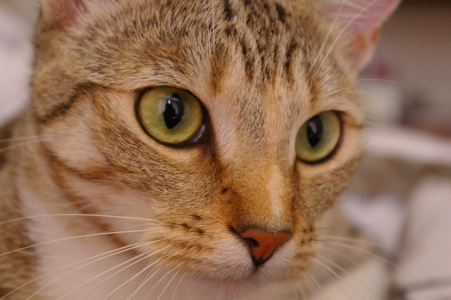
#> input picture skimage.data.chelsea(), 451 x 300 px
$ python lab8.py
#> lines starting #> are read from the running program, lines starting #| are printed output that depends on the picture
import matplotlib.pyplot as plt
import numpy as np
import skimage.data
from pywt import wavedec
from skimage.transform import resize


def zad1():
    fig, ax = plt.subplots(3, 2, figsize=(12, 7))
    img = skimage.data.chelsea().astype(np.uint8)
#> img is the input picture: shape (300, 451, 3); mean R, G, B 147.7, 111.4, 86.8
    img = np.mean(img, axis=2)
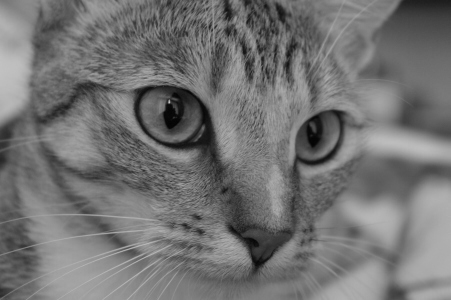
#> img: shape (300, 451) float64; min 3, max 194.3, mean 115.3
    img = img[1:, :]
#> img: shape (299, 451) float64
    img_ft = np.fft.fftshift(np.fft.fft2(img))
    mag = np.log(np.abs(img_ft) + 1)
    ax[0, 0].imshow(img, cmap='binary_r')
    ax[0, 1].imshow(mag, cmap='magma')

    kernel = np.array([[-1, 0, 1], [-2, 0, 2], [-1, 0, 1]])
    kernel_pad = np.pad(kernel,
                        ((int((img.shape[0] - kernel.shape[0]) / 2),
                          int((img.shape[0] - kernel.shape[0]) / 2)),
                         (int((img.shape[1] - kernel.shape[1]) / 2),
                          int((img.shape[1] - kernel.shape[1]) / 2))),
                        mode='constant')
    kernel_ft = np.fft.fftshift(np.fft.fft2(kernel_pad))
    kernel_mag = np.log(np.abs(kernel_ft) + 1)
    ax[1, 0].imshow(kernel_pad, cmap='binary_r')
    ax[1, 1].imshow(kernel_mag, cmap='magma')

    img_fil_ft = img_ft * kernel_ft
    filtered_mag = np.log(np.abs(img_fil_ft) + 1)
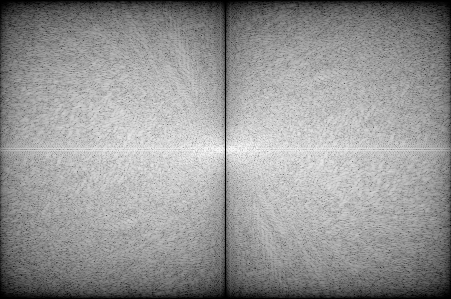
#> filtered_mag: shape (299, 451) float64; min 0, max 12.7, mean 7.47; drawn with min black and max white
    img_fil = np.fft.ifftshift(np.fft.ifft2(np.fft.ifftshift(img_fil_ft))).real

    ax[2, 0].imshow(filtered_mag, cmap='magma')
    ax[2, 1].imshow(img_fil, cmap='binary_r')

    plt.tight_layout()
    plt.show()


def zad2():
    img = plt.imread('filtered.png')
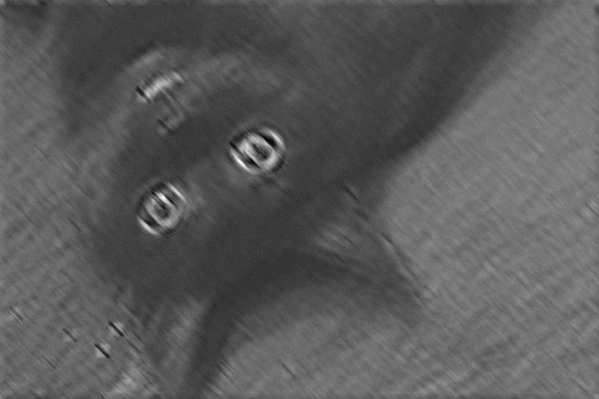
#> input picture lab8/filtered.png, 599 x 399 px
#> img is the input picture: shape (399, 599, 4) float32; mean R, G, B, A 0.354, 0.354, 0.354, 1
    img = img[:, :, 0]
#> img: shape (399, 599) float32
    filter = np.eye(13, 13)
    filter *= 10
    filter -= 1
    filter /= -39
    filter_pad = np.pad(filter,
                        ((int((img.shape[0] - filter.shape[0]) / 2),
                          int((img.shape[0] - filter.shape[0]) / 2)),
                         (int((img.shape[1] - filter.shape[1]) / 2),
                          int((img.shape[1] - filter.shape[1]) / 2))),
                        mode='constant')

    img_ft = np.fft.fftshift(np.fft.fft2(img))
    mag = np.log(np.abs(img_ft) + 1)
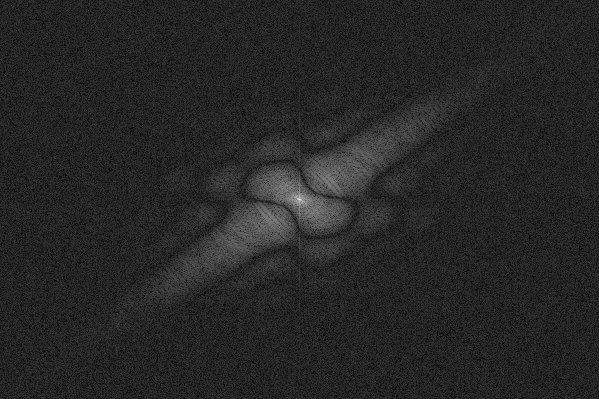
#> mag: shape (399, 599) float64; min 0.0229, max 11.35, mean 1.77; drawn with min black and max white

    filter_ft = np.fft.fftshift(np.fft.fft2(filter_pad))
    filter_mag = np.log(np.abs(filter_ft) + 1)

    normal_img_ft = img_ft / filter_ft
    normal_mag = np.log(np.abs(normal_img_ft) + 1)

    normal_img = np.fft.ifftshift(np.fft.ifft2(np.fft.ifftshift(normal_img_ft))).real
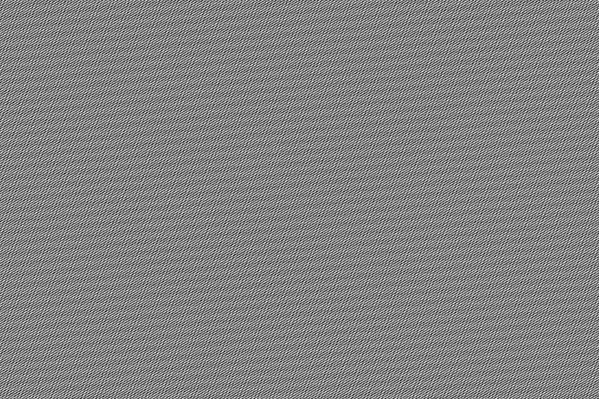
#> normal_img: shape (399, 599) float64; min -28.25, max 27.21, mean 0.4; drawn with min black and max white

    fig, ax = plt.subplots(3, 2, figsize=(12, 7))
    ax[0, 0].imshow(img, cmap='binary_r')
    ax[0, 1].imshow(mag, cmap='magma')
    ax[1, 0].imshow(filter_pad, cmap='binary_r')
    ax[1, 1].imshow(filter_mag, cmap='magma')
    ax[2, 0].imshow(normal_mag, cmap='magma')
    ax[2, 1].imshow(normal_img, cmap='binary_r')

    plt.tight_layout()
    plt.show()


def zad3():
    img = plt.imread('filtered.png')
    img = img[:, :, 0]
    filter = np.eye(13, 13)
    filter *= 10
    filter -= 1
    filter /= -39
    filter_pad = np.pad(filter,
                        ((int((img.shape[0] - filter.shape[0]) / 2),
                          int((img.shape[0] - filter.shape[0]) / 2)),
                         (int((img.shape[1] - filter.shape[1]) / 2),
                          int((img.shape[1] - filter.shape[1]) / 2))),
                        mode='constant')

    img_ft = np.fft.fftshift(np.fft.fft2(img))
    mag = np.log(np.abs(img_ft) + 1)

    filter_ft = np.fft.fftshift(np.fft.fft2(filter_pad))
    filter_mag = np.log(np.abs(filter_ft) + 1)

    normal_img_ft = img_ft / filter_ft
    normal_img_ft *= (1 / (1 + (0.02 / np.pow(filter_ft, 2))))
    normal_mag = np.log(np.abs(normal_img_ft) + 1)
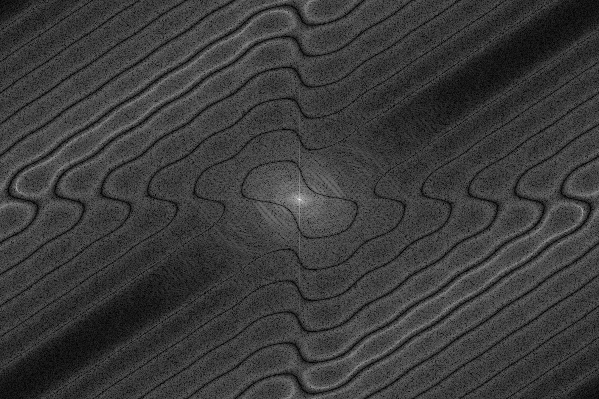
#> normal_mag: shape (399, 599) float64; min 0.000422, max 11.33, mean 2.64; drawn with min black and max white
    normal_img = np.fft.ifftshift(np.fft.ifft2(np.fft.ifftshift(normal_img_ft))).real

    fig, ax = plt.subplots(3, 2, figsize=(12, 7))
    ax[0, 0].imshow(img, cmap='binary_r')
    ax[0, 1].imshow(mag, cmap='magma')
    ax[1, 0].imshow(filter_pad, cmap='binary_r')
    ax[1, 1].imshow(filter_mag, cmap='magma')
    ax[2, 0].imshow(normal_mag, cmap='magma')
    ax[2, 1].imshow(normal_img, cmap='binary_r')

    plt.tight_layout()
    plt.show()
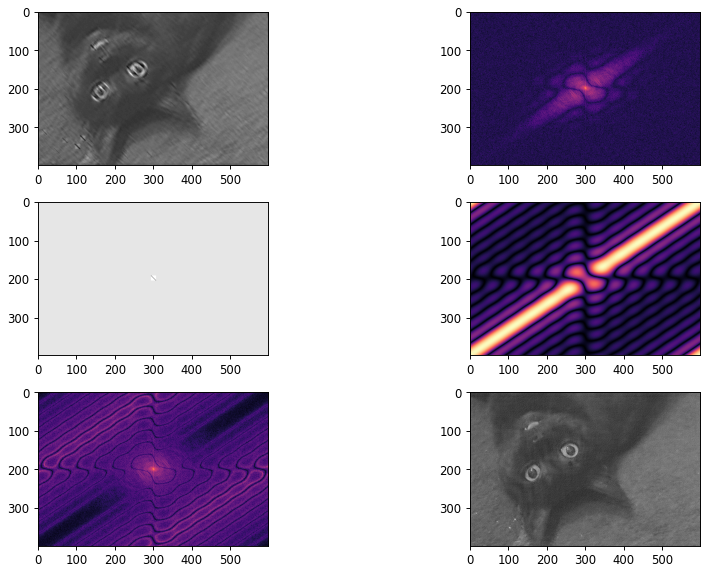
#> figure drawn by matplotlib, 6 panels


if __name__ == '__main__':
    zad1()
    zad2()
    zad3()
